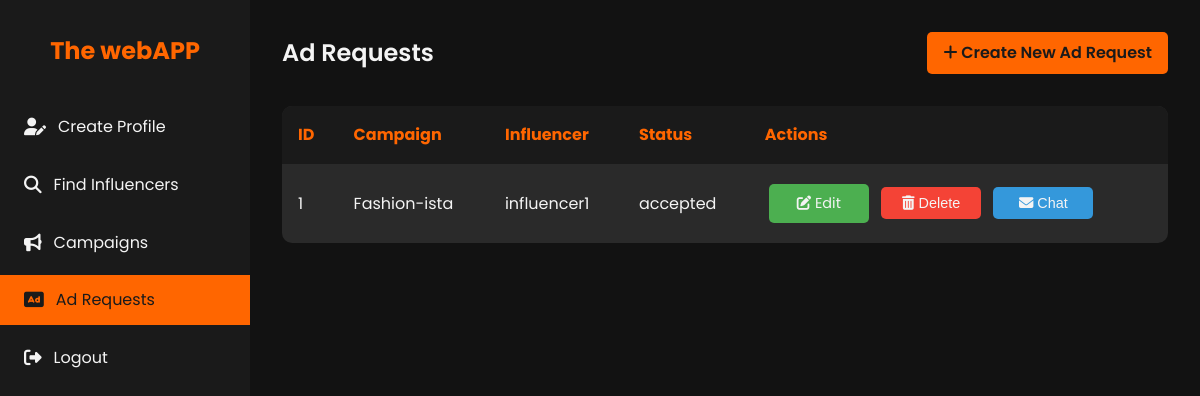
The app's page /ad_requests (signed in) with its own data.
### models.py (models this page shows, shortened)
class AdRequest(db.Model):
    id = db.Column(db.Integer, primary_key=True)
    campaign_id = db.Column(db.Integer, db.ForeignKey('campaign.id', ondelete='CASCADE'), nullable=False)
    influencer_id = db.Column(db.Integer, db.ForeignKey('influencer.id', ondelete='CASCADE'), nullable=False)
    status = db.Column(db.String(50), nullable=False)  # pending, accepted, rejected, negotiated
    details = db.Column(db.Text)
    negotiation_terms = db.Column(db.Text)
    communication_log = db.Column(db.Text)
    renegotiation_email = db.Column(db.String(120), nullable=False)
    company_name = db.Column(db.String(120), nullable=False)
    created_at = db.Column(db.DateTime, default=datetime.utcnow)
    updated_at = db.Column(db.DateTime, default=datetime.utcnow, onupdate=datetime.utcnow)
    campaign = db.relationship('Campaign', backref=db.backref('ad_requests', lazy=True, cascade='all, delete-orphan'))
    influencer = db.relationship('Influencer', backref=db.backref('ad_requests', lazy=True, cascade='all, delete-orphan'))

class Campaign(db.Model):
    id = db.Column(db.Integer, primary_key=True)
    sponsor_id = db.Column(db.Integer, db.ForeignKey('sponsor.id', ondelete='SET NULL'), nullable=True)
    title = db.Column(db.String(120), nullable=False)
    company_name= db.Column(db.String(120), nullable=False)
    description = db.Column(db.Text)
    budget = db.Column(db.Float)
    category = db.Column(db.String(120))
    status = db.Column(db.String(50), nullable=False)  # active, completed, flagged
    start_date = db.Column(db.DateTime)
    end_date = db.Column(db.DateTime)
    is_public = db.Column(db.Boolean, default=True)
    sponsor = db.relationship('Sponsor', backref=db.backref('campaigns', lazy=True, cascade='all, delete-orphan'))

class User(db.Model, UserMixin):
    id = db.Column(db.Integer, primary_key=True)
    username = db.Column(db.String(80), unique=True, nullable=False)
    password = db.Column(db.String(200), nullable=False)
    email = db.Column(db.String(120), unique=True, nullable=False)
    role = db.Column(db.String(50), nullable=False)  # admin, sponsor, influencer
    is_active = db.Column(db.Boolean, default=True)
    sponsor = db.relationship('Sponsor', back_populates='user', uselist=False)
    influencer = db.relationship('Influencer', back_populates='user', uselist=False)

### app.py (the view)
    @app.route('/ad_requests', methods=['GET'])
    def list_ad_requests():
        ad_requests = AdRequest.query.filter(AdRequest.campaign.has(sponsor_id=current_user.id)).all()
        return render_template('ad_requests_list.html', ad_requests=ad_requests)

### templates/ad_requests_list.html (shortened to what this page needs)
<!DOCTYPE html>
<html lang="en">
<head>
    <link rel="stylesheet" href="https://cdnjs.cloudflare.com/ajax/libs/font-awesome/6.1.1/css/all.min.css">
</head>
<body>
    <div class="dashboard">
        <aside class="sidebar">
            <div class="logo">
                <h1>The webAPP</h1>
            </div>
            <nav>
                <ul class="nav-menu">
                    <li class="nav-item">
                        <a href="{{ url_for('sponsor_profile') }}" class="nav-link">
                            <i class="fas fa-user-edit"></i> Create Profile
                        </a>
                    </li>
                    <li class="nav-item">
                        <a href="{{ url_for('search_influencers') }}" class="nav-link">
                            <i class="fas fa-search"></i> Find Influencers
                        </a>
                    </li>
                    <li class="nav-item">
                        <a href="{{ url_for('campaigns_list') }}" class="nav-link">
                            <i class="fas fa-bullhorn"></i> Campaigns
                        </a>
                    </li>
                    <li class="nav-item">
                        <a href="{{ url_for('list_ad_requests') }}" class="nav-link active">
                            <i class="fas fa-ad"></i> Ad Requests
                        </a>
                    </li>
                    <li class="nav-item">
                        <a href="{{ url_for('logout') }}" class="nav-link">
                            <i class="fas fa-sign-out-alt"></i> Logout
                        </a>
                    </li>
                </ul>
            </nav>
        </aside>
        <main class="main-content">
            <header class="header">
                <h1 class="welcome-text">Ad Requests</h1>
                <a href="{{ url_for('create_ad_request') }}" class="btn">
                    <i class="fas fa-plus"></i> Create New Ad Request
                </a>
            </header>
            <section>
                <table class="ad-requests-table">
                    <thead>
                        <tr>
                            <th>ID</th>
                            <th>Campaign</th>
                            <th>Influencer</th>
                            <th>Status</th>
                            <th>Actions</th>
                        </tr>
                    </thead>
                    <tbody>
                        {% for ad_request in ad_requests %}
                        <tr>
                            <td>{{ ad_request.id }}</td>
                            <td>{{ ad_request.campaign.title }}</td>
                            <td>{{ ad_request.influencer.user.username }}</td>
                            <td>{{ ad_request.status }}</td>
                            <td>
                                <a href="{{ url_for('edit_ad_request', id=ad_request.id) }}" class="action-btn edit-btn">
                                    <i class="fas fa-edit"></i> Edit
                                </a>
                                <form action="{{ url_for('delete_ad_request', id=ad_request.id) }}" method="POST" style="display: inline;">
                                    <button type="submit" class="action-btn delete-btn" onclick="return confirm('Are you sure you want to delete this ad request?');">
                                        <i class="fas fa-trash-alt"></i> Delete
                                    </button>
                                </form>
                                {% if ad_request.status == 'accepted' %}
                                <button class="action-btn chat-btn" onclick="showEmail('{{ ad_request.id }}', '{{ ad_request.influencer.contact_email }}')">
                                    <i class="fas fa-envelope"></i> Chat
                                </button>
                                {% endif %}
                            </td>
                        </tr>
                        {% endfor %}
                    </tbody>
                </table>
            </section>
        </main>
    </div>
</body>
</html>

### templates/ad_requests_list.html (style rules this page uses)
:root { --primary-color: #1a1a1a; --secondary-color: #ff6600; --text-color: #f4f4f4; --bg-color: #121212; --card-bg-color: #2a2a2a; --hover-color: #ff8533; }
* { margin: 0; padding: 0; box-sizing: border-box; }
body { font-family: 'Poppins', sans-serif; line-height: 1.6; color: var(--text-color); background-color: var(--bg-color); }
.dashboard { display: flex; min-height: 100vh; }
.sidebar { width: 250px; background-color: var(--primary-color); padding: 2rem 0; position: fixed; height: 100vh; overflow-y: auto; }
.logo { text-align: center; margin-bottom: 2rem; }
.logo h1 { color: var(--secondary-color); font-size: 1.5rem; }
.nav-menu { list-style-type: none; }
.nav-item { margin-bottom: 0.5rem; }
.nav-link { display: flex; align-items: center; padding: 0.75rem 1.5rem; color: var(--text-color); text-decoration: none; transition: all 0.3s ease; }
.nav-link:hover, .nav-link.active { background-color: var(--secondary-color); color: var(--primary-color); }
.nav-link i { margin-right: 0.75rem; font-size: 1.1rem; }
.main-content { flex-grow: 1; margin-left: 250px; padding: 2rem; }
.header { display: flex; justify-content: space-between; align-items: center; margin-bottom: 2rem; }
.welcome-text { font-size: 1.5rem; font-weight: 600; }
.btn { background-color: var(--secondary-color); color: var(--primary-color); padding: 0.5rem 1rem; border: none; border-radius: 5px; cursor: pointer; font-weight: 600; transition: all 0.3s ease; text-decoration: none; display: inline-block; }
.ad-requests-table { width: 100%; border-collapse: collapse; margin-top: 1rem; background-color: var(--card-bg-color); border-radius: 10px; overflow: hidden; }
.ad-requests-table th, .ad-requests-table td { padding: 1rem; text-align: left; border-bottom: 1px solid var(--primary-color); }
.ad-requests-table th { background-color: var(--primary-color); color: var(--secondary-color); }
.ad-requests-table tr:last-child td { border-bottom: none; }
.action-btn { padding: 0.5rem 1rem; border-radius: 5px; text-decoration: none; color: var(--text-color); transition: all 0.3s ease; display: inline-block; width: 100px; text-align: center; margin: 0.25rem; border: none; cursor: pointer; font-size: 0.9rem; }
.edit-btn { background-color: #4CAF50; }
.delete-btn { background-color: #f44336; }
.chat-btn { background-color: #3498db; }

### records on screen
AdRequest: id "1", campaign "Fashion-ista", influencer.user.username "influencer1", status "accepted"
